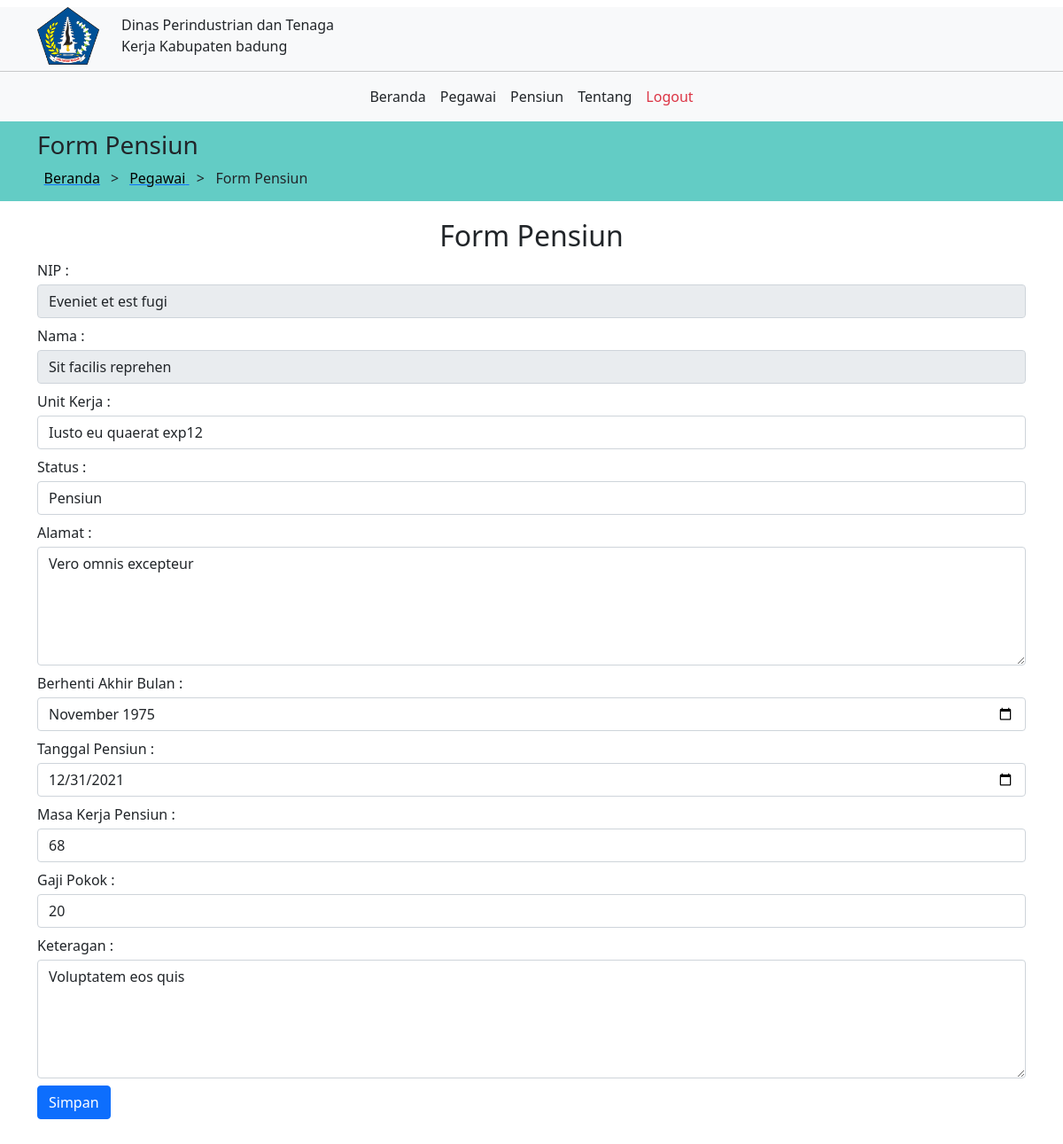
/admin/input_pensiun.php?id=22 (signed in), run on the app's committed database.
### tables this page shows
CREATE TABLE `pegawai` (
  `id` int(11) NOT NULL,
  `nama_gambar` varchar(255) DEFAULT NULL,
  `nama_lengkap` text NOT NULL,
  `nip` text NOT NULL,
  `tempat_lahir` text NOT NULL,
  `tanggal_lahir` date NOT NULL,
  `jenis_kelamin` text NOT NULL,
  `status` text NOT NULL,
  `agama` text NOT NULL,
  `tempat_tugas` text DEFAULT NULL,
  `no_sk_pensiun` text DEFAULT NULL,
  `golongan` text DEFAULT NULL,
  `gaji_pokok` text DEFAULT NULL,
  `masa_kerja_gol_baru` int(11) DEFAULT NULL,
  `masa_kerja_gol_lama` int(11) DEFAULT NULL,
  `pangkat_baru` varchar(255) DEFAULT NULL,
  `pangkat_lama` varchar(255) DEFAULT NULL,
  `jabatan` varchar(255) DEFAULT NULL,
  `eselon` varchar(255) DEFAULT NULL,
  `alamat` text DEFAULT NULL,
  `telepon` varchar(255) DEFAULT NULL,
  `pendidikan` varchar(255) DEFAULT NULL
);

CREATE TABLE `pensiun` (
  `id` int(11) NOT NULL,
  `id_pegawai` int(11) NOT NULL,
  `nip` varchar(255) DEFAULT NULL,
  `nama` varchar(255) DEFAULT NULL,
  `unit_kerja` varchar(255) DEFAULT NULL,
  `status` tinyint(1) DEFAULT NULL,
  `alamat_pensiun` text DEFAULT NULL,
  `berhenti_akhir_bulan` varchar(256) DEFAULT NULL,
  `tanggal_pensiun` date DEFAULT NULL,
  `masa_kerja_pensiun` varchar(255) DEFAULT NULL,
  `gaji_pokok` int(11) DEFAULT NULL,
  `keterangan` text DEFAULT NULL
);

### admin/input_pensiun.php (the view, shortened to what this page needs)
<?php include '../env.php';include '../auth/cek_session.php'; include 'cek_level.php';?>
<!DOCTYPE html>
<html>
<head>
	<link rel="stylesheet" href="../dist/css/bootstrap.min.css">
	<link rel="stylesheet" href="https://cdnjs.cloudflare.com/ajax/libs/font-awesome/4.7.0/css/font-awesome.min.css">
</head>
<body>
				<?php
		$id = $_GET['id'];
		$query = "SELECT * FROM pegawai WHERE id='$id' LIMIT 1";
		$result = mysqli_query($koneksi, $query);
		if(mysqli_num_rows($result) > 0) {
			$pegawai = mysqli_fetch_assoc($result);
		} else {
			header("location: view_pegawai.php?alert=data_tidak_ada");
		}
		$query = "SELECT * FROM pensiun WHERE id_pegawai=$id LIMIT 1";
		$result = mysqli_query($koneksi, $query);
		if(mysqli_num_rows($result) > 0) {
			$pensiun = mysqli_fetch_assoc($result);
		}
	?>
	<div id="app">
		<nav class="navbar-light bg-light">
			<div class="container">
				<div class="mt-2">
					<div class="row">
						<div class="col-sm-1">
							<a class="navbar-brand" href="/">
								<img src="../dist/img//logo-1.png" alt="" width="70">
							</a>
						</div>
						<div class="col-sm-3">
							<div class="mt-2">
								<p class="text-dark">Dinas Perindustrian dan Tenaga Kerja Kabupaten badung</p>
							</div>
						</div>
					</div>
				</div>
			</div>
		</nav>
		<nav class="navbar navbar-expand-sm navbar-light bg-light">
			<div class="container">
				<div class="collapse navbar-collapse" id="navbarSupportedContent">
					<ul class="navbar-nav mr-auto">
						<li class="nav-item active">
							<a class="nav-link text-dark" href="index_admin.php">Beranda</a>
						</li>
						<li class="nav-item">
							<a class="nav-link text-dark active" href="view_pegawai.php">Pegawai</a>
						</li>
						<li class="nav-item">
							<a class="nav-link text-dark" href="view_pensiun.php">Pensiun</a>
						</li>
						<li class="nav-item">
							<a class="nav-link text-dark" href="#">Tentang</a>
						</li>
						<li class="nav-item">
                            <a class="nav-link text-danger" href="../auth/logout.php">Logout</a>
                        </li>
					</ul>
				</div>
			</div>
		</nav>
		<main class="">
			<div class="jumbotron text-dark" style="background-color: #63ccc5;color: #63ccc5; height: 10px;">
			</div>
			<div class="jumbotron text-dark"
				style="background-color: #63ccc5;color: #63ccc5; height: 80px; margin-bottom: 20px;">
				<div class="container">
					<div class="">
						<h3 class="">Form Pensiun</h3>
					</div>
					<div class="row">
						<div class="col-sm-1 text-end">
							<a href="index_admin.php">
								<font color="black">Beranda</font>
							</a>
						</div>
						>
						<div class="col text-start">
							<p>
								<a href="view_pegawai.php">
									<font color="black">Pegawai</font>
								</a>
								 &nbsp > &nbsp Form Pensiun</p>
						</div>
					</div>
				</div>
			</div>
			<div class="container">
		<h2 style="text-align: center;">Form Pensiun</h2>
		<form action="aksi_pensiun.php" method="post" enctype="multipart/form-data">
			<div class="form-group mb-2">
				<label class="mb-1" for="">NIP :</label>
				<input type="text" min="0" class="form-control" name="nip" id="" required="required" readonly value="<?= $pegawai['nip'] ?>">
			</div>
			<div class="form-group mb-2">
				<label class="mb-1">Nama :</label>
				<input type="text" min="0" class="form-control" name="nama_lengkap" required="required" readonly value="<?= $pegawai['nama_lengkap'] ?>">
			</div>
			<div class="form-group mb-2">
				<label class="mb-1">Unit Kerja :</label>
				<input type="text" min="0" class="form-control" name="unit_kerja" required="required" value="<?= isset($pensiun) ? $pensiun['unit_kerja'] : '' ?>">
			</div>
			<div class="form-group mb-2">
                <label class="mb-1">Status :</label>
                <select name="status" class="form-control" required>
                    <option value="2" <?= isset($pensiun) && $pensiun['status'] == '2' ? 'selected' : '' ?>>Pensiun</option>
                </select>
			</div>
            <div class="form-group mb-2">
                <label class="mb-1">Alamat :</label>
                <textarea name="alamat" class="form-control" rows="5"><?= isset($pensiun) ? $pensiun['alamat_pensiun'] : '' ?></textarea>
			</div>
            <div class="form-group mb-2">
                <label class="mb-1">Berhenti Akhir Bulan :</label>
                <input type="month" class="form-control" name="berhenti_akhir_bulan" required="required" value="<?= isset($pensiun) ? $pensiun['berhenti_akhir_bulan'] : '' ?>">
			</div>
            <div class="form-group mb-2">
                <label class="mb-1">Tanggal Pensiun :</label>
                <input type="date" class="form-control" name="tanggal_pensiun" required="required" value="<?= isset($pensiun) ? $pensiun['tanggal_pensiun'] : '' ?>">
			</div>
            <div class="form-group mb-2">
                <label class="mb-1">Masa Kerja Pensiun :</label>
                <input type="number" class="form-control" name="masa_kerja_pensiun" required="required" value="<?= isset($pensiun) ? $pensiun['masa_kerja_pensiun'] : '' ?>">
			</div>
            <div class="form-group mb-2">
                <label class="mb-1">Gaji Pokok :</label>
                <input type="number" class="form-control" name="gaji_pokok" required="required" value="<?= isset($pensiun) ? $pensiun['gaji_pokok'] : '' ?>">
			</div>
            <div class="form-group mb-2">
                <label class="mb-1">Keteragan :</label>
                <textarea name="keterangan" class="form-control" rows="5"><?= isset($pensiun) ? $pensiun['keterangan'] : '' ?></textarea>
			</div>
			<input type="submit" name="" value="Simpan" class="btn btn-primary mb-5">
		</form>
	</div>
		</main>
	</div>
</body>

### admin/input_pensiun.php (style rules this page uses)
input { color: #000000; }

### data on the page
pegawai: nip "Eveniet et est fugi", nama_lengkap "Sit facilis reprehen"
pensiun: unit_kerja "Iusto eu quaerat exp12", status "Pensiun", alamat "Vero omnis excepteur", berhenti_akhir_bulan "1975-11", tanggal_pensiun "12/31/2021", masa_kerja_pensiun "68", gaji_pokok "20", keterangan "Voluptatem eos quis"
